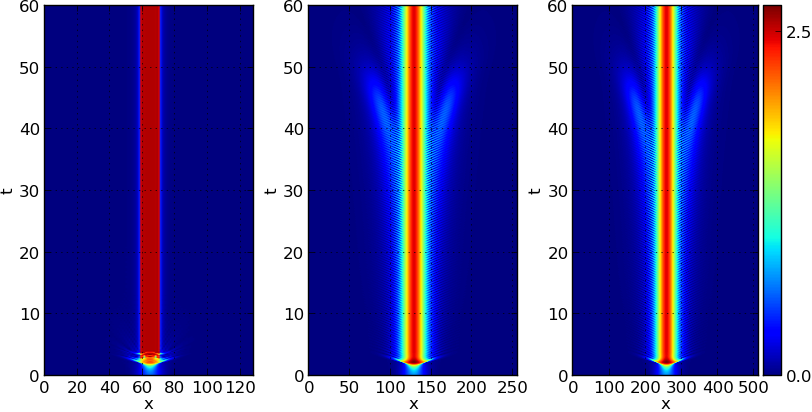

Reproduce this figure in Python.
import numpy as np
import scipy.io as sio
import matplotlib.pyplot as plt
from mpl_toolkits.axes_grid1 import make_axes_locatable

aa = sio.loadmat('../mat/cqcglStateTestN.mat')
a1 = aa['uu128'];
a2 = aa['uu256'];
a3 = aa['uu512'];

h = 0.01;

fig = plt.figure(figsize=(8,4));
ax = fig.add_subplot(131)
ax2 = fig.add_subplot(132)
ax3 = fig.add_subplot(133)

########## fig 1 ##########
ax.set_xlabel('x')
ax.set_ylabel('t')
ax.imshow(abs(np.fft.ifft(a1, axis = 0)).T, cmap=plt.get_cmap('jet'),
          extent=(0,128,0, h*a1.shape[1]), aspect='auto', origin ='lower');
ax.grid('on')

########## fig 2 ##########
ax2.set_xlabel('x')
ax2.set_ylabel('t')
ax2.imshow(abs(np.fft.ifft(a2, axis = 0)).T, cmap=plt.get_cmap('jet'),
          extent=(0,256,0, h*a1.shape[1]), aspect='auto', origin ='lower');
ax2.grid('on')

########## fig 3 ##########
ax3.set_xlabel('x')
ax3.set_ylabel('t')
im = ax3.imshow(abs(np.fft.ifft(a3, axis = 0)).T, cmap=plt.get_cmap('jet'),
          extent=(0,512,0, h*a1.shape[1]), aspect='auto', origin ='lower');
ax3.grid('on')
dr3 = make_axes_locatable(ax3)
cax3 = dr3.append_axes('right', size = '10%', pad =0.05)
bar = plt.colorbar(im, cax=cax3, ticks=[0, 2.5])

##############################
fig.tight_layout(pad=0)
plt.show()
